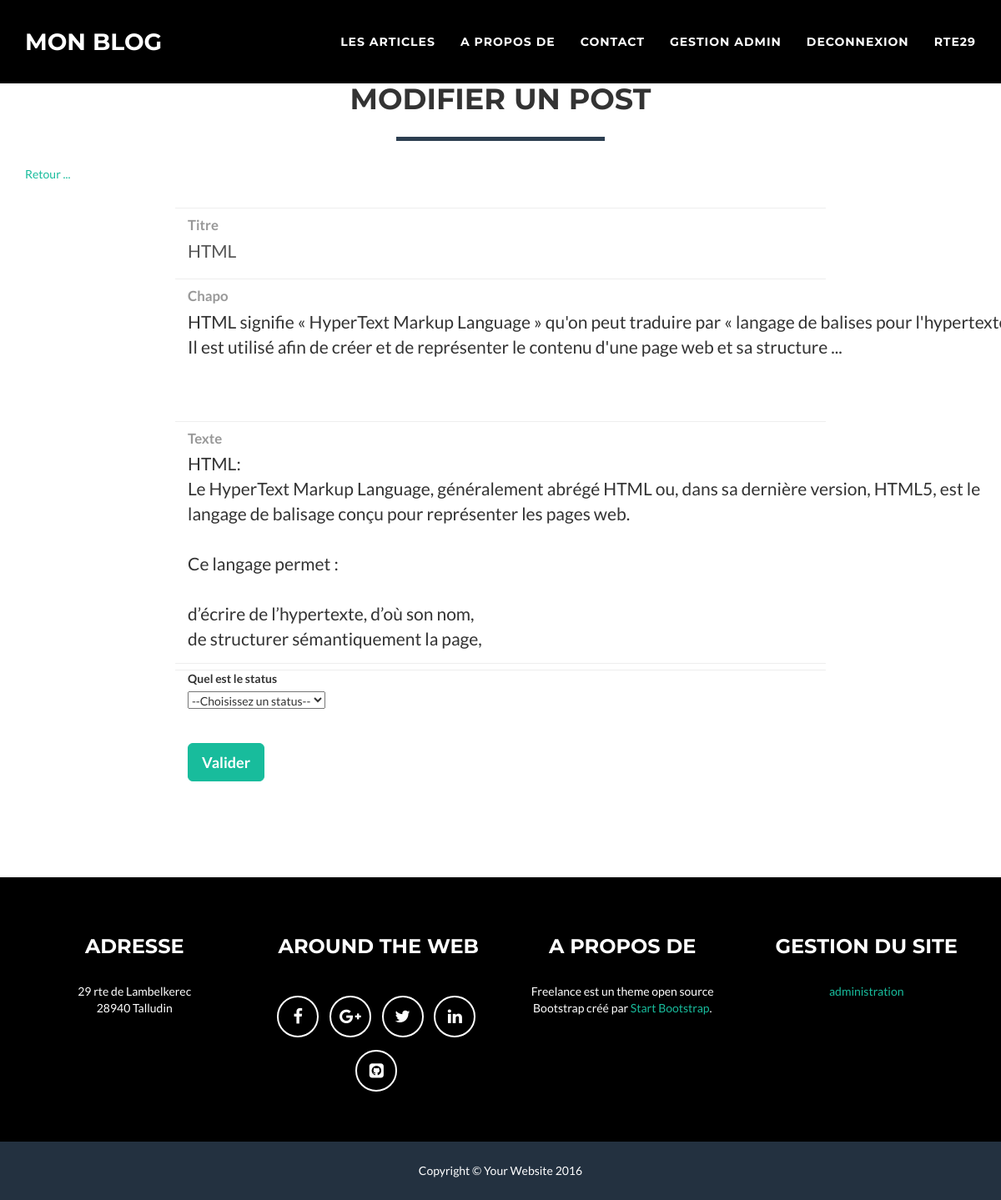
The app's page /index.php?action=uptPostView&id=2 (signed in) with its own data.
### tables this page shows
CREATE TABLE IF NOT EXISTS `post` (
  `post_id` int(11) NOT NULL AUTO_INCREMENT,
  `title` varchar(250) NOT NULL,
  `id` int(11) NOT NULL,
  `post_creation_date` timestamp NOT NULL,
  `post_update_date` timestamp NOT NULL,
  `chapo` varchar(500) NOT NULL,
  `post_content` longtext NOT NULL,
  `post_picture` varchar(255) DEFAULT NULL,
  `post_category_id` int(11) NOT NULL,
  `post_status` tinyint(1) DEFAULT NULL,
  PRIMARY KEY (`post_id`),
  KEY `user_id` (`id`),
  KEY `post_category_id` (`post_category_id`)
);

### controller/backend.php (called while the page is built, shortened)
<?php
require_once 'model/PostManager.php';
function uptPtView()
{
    $postId = htmlspecialchars($_GET['id']);
    $postManager = new \Blog\Model\PostManager();
    $post = $postManager->getPost($postId);
    require 'public/view/backend/uptPostView.php';
}

### model/PostManager.php (called while the page is built, shortened)
<?php
class PostManager extends Manager
{
    public function getPost($postId)
    {
        $db = $this->dbConnect();
        $req = $db->prepare('SELECT post_id, title, chapo, post_content, DATE_FORMAT(post_creation_date, \'%d/%m/%Y à %Hh%i\')
        AS post_creation_date_fr, DATE_FORMAT(post_update_date, \'%d/%m/%Y à %Hh%i\') AS post_update_date_fr
        FROM post WHERE post_id = ?');
        $req->execute(array($postId));
        $post = $req->fetch();
        return $post;
    }
}

### public/view/backend/uptPostView.php (the view, shortened to what this page needs)
<?php
if(isset($_SESSION['PSEUDO']) && $_SESSION['ADMIN']==1){
include('./public/view/frontend/navigation.php');
?>
<body>
<section id="contact">
        <div class="container">
            <div class="row">
                <div class="col-lg-12 text-center">
                    <h2>Modifier un post</h2>
                    <hr class="star-primary">
                </div>
            </div>
            <p><a href="index.php?action=uptPost">Retour ...</a></p><br/>
             <div class="row">
                <div class="col-lg-8 col-lg-offset-2">
                    <form name="uptPost" id="uptPost" action="index.php?action=uptPosts" method="post">
                        <div class="row control-group">
                            <div class="form-group col-xs-12 floating-label-form-group controls">
                                <label for="title">Titre</label>
                                <input type="text" class="form-control" name="title" id="title" value="<?php echo $post['title'] ?>" required data-validation-required-message="Please enter title.">
                            </div>
                        </div>
                        <div class="row control-group">
                            <div class="form-group col-xs-12 floating-label-form-group controls">
                                <label for="chapo">Chapo</label>
                                <textarea id="chapo" name="chapo" rows="4" cols="90"><?php echo $post['chapo'] ?></textarea>
                            </div>
                        </div>
                        <div class="row control-group">
                            <div class="form-group col-xs-12 floating-label-form-group controls">
                                <label for="text">Texte</label>
                                <textarea id="text" name="text" rows="8" cols="90"><?php print_r($post['post_content']) ?></textarea>
                            </div>
                        </div>
                        <div class="row control-group">
                            <div class="form-group col-xs-12 floating-label-form-group controls">
                            </div>
                        </div>
                        <div class="option">
                                <label for="status">Quel est le status</label><br />
                                <select name="status" id="status" required>
                                    <option value="">--Choisissez un status--</option>
                                </select>
                            </div>
                                <br>
                            <br />
                                <div class="row">
                                    <div class="form-group col-xs-12">
                                        <button type="submit" class="btn btn-success btn-lg">Valider</button>
                                    </div>
                                </div>
                    </form>
                </div>
            </div>
        </div>
    </section>
    </body>
<?php
include('./public/view/frontend/footer.php');
}
else{
    header('Location: index.php?action=listPosts');
}
?>

### records on screen
post: title "HTML", chapo "HTML signifie « HyperText Markup Language » qu'on peut traduire par « langage de balises pour l'hypertexte ». Il est utilisé afin de créer et de représenter le contenu d'une page web et sa structure ..."

### other values on screen
$_SESSION['PSEUDO'] "RTE29"
